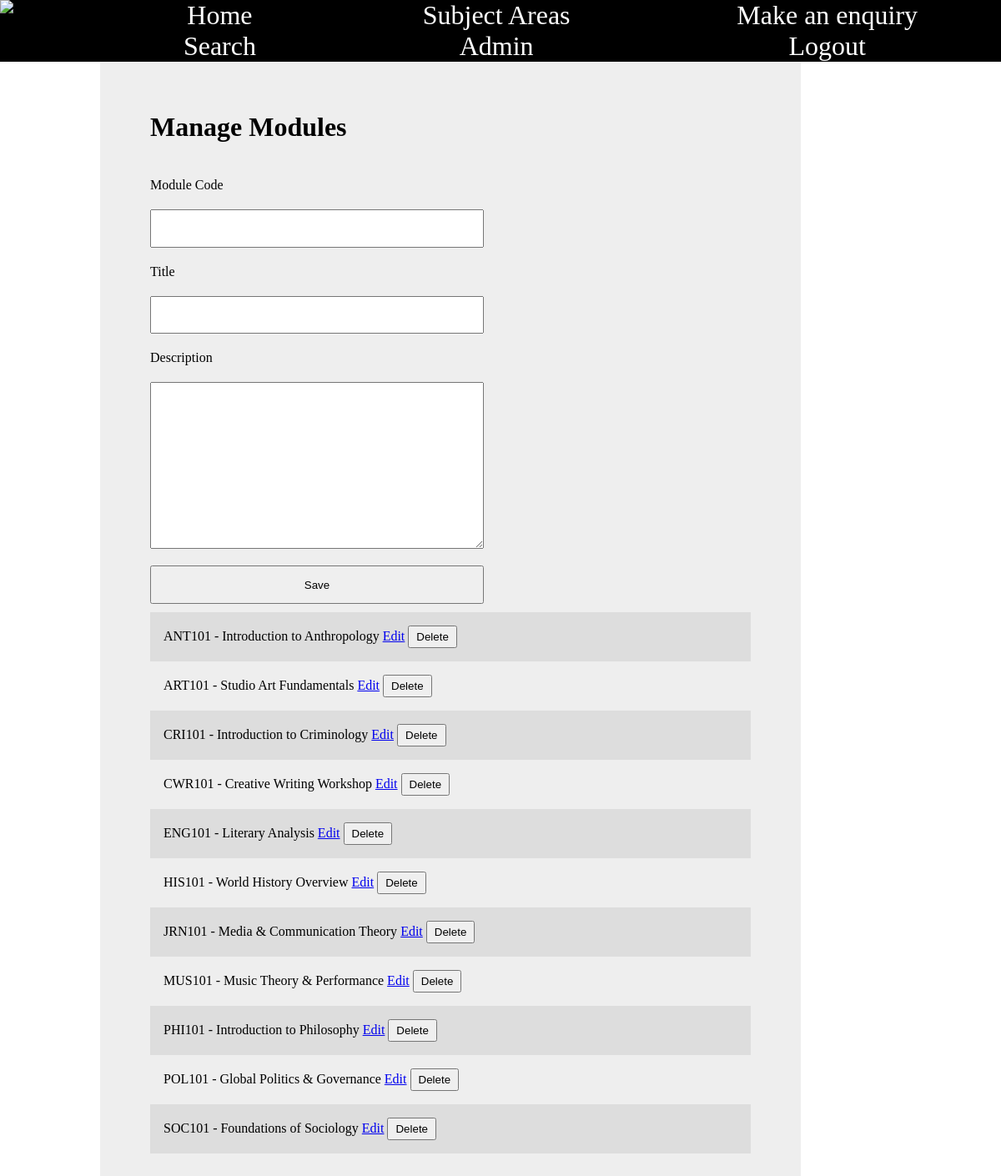
/default/public/admin/modules.php (signed in), run on the app's committed database.
### tables this page shows
CREATE TABLE `modules` (
  `module_id` int(10) unsigned NOT NULL AUTO_INCREMENT,
  `module_code` varchar(20) NOT NULL,
  `title` varchar(200) NOT NULL,
  `description` text NOT NULL,
  `course_id` int(10) unsigned NOT NULL,
  `created_at` datetime NOT NULL DEFAULT current_timestamp(),
  PRIMARY KEY (`module_id`),
  UNIQUE KEY `uq_modules_code` (`module_code`),
  KEY `fk_modules_course` (`course_id`),
  CONSTRAINT `fk_modules_course` FOREIGN KEY (`course_id`) REFERENCES `courses` (`course_id`) ON DELETE CASCADE
);

### default/public/admin/modules.php (the view, shortened to what this page needs)
<?php
require '../database.php';
$editId = isset($_GET['edit']) ? $_GET['edit'] : null;
$stmt = $pdo->query('SELECT * FROM modules ORDER BY module_code');
$modules = $stmt->fetchAll();
?>
<!doctype html>
<html>
    <head>
        <link rel="stylesheet" href="../uon.css" />
    </head>
    <body>
        <?php include '../navigation.php'; ?>
        <main>
            <h1>Manage Modules</h1>
            <form method="post">
                <label>Module Code</label>
                <input type="text" name="module_code" value="<?php echo $editId ? htmlspecialchars($editModule['module_code']) : ''; ?>" required />
                <label>Title</label>
                <input type="text" name="title" value="<?php echo $editId ? htmlspecialchars($editModule['title']) : ''; ?>" required />
                <label>Description</label>
                <textarea name="description" required><?php echo $editId ? htmlspecialchars($editModule['description']) : ''; ?></textarea>
                <input type="submit" value="Save" />
            </form>
            <ul>
                <?php foreach ($modules as $module): ?>
                    <li>
                        <?php echo htmlspecialchars($module['module_code'] . ' - ' . $module['title']); ?>
                        <a href="?edit=<?php echo $module['module_id']; ?>">Edit</a>
                        <form method="post" style="display:inline;">
                            <input type="submit" value="Delete" />
                        </form>
                    </li>
                <?php endforeach; ?>
            </ul>
        </main>
    </body>
</html>

### default/public/uon.css (style rules this page uses)
* { margin: 0; padding: 0; }
body { background-color: white; font-family: 'Oxygen-Regular'; display: grid; grid-template-columns: 10% 70% 20%; grid-template-rows: auto; grid-template-areas: "header header header" "img img aside" ". main aside" "footer footer footer"; }
main { min-height: 20vh; grid-area: main; padding: 5vw; background-color: #eee; }
h1 { font-weight: bold; margin-bottom: 1em; }
main ul { list-style-type: none; }
main ul li { padding: 1em }
main > ul > li:nth-child(odd) { background-color: #ddd }
form { display: block; max-width: 40em; width: 100%; }
form::after { content: ""; display: block; clear: both; }
form input, form select { padding: 1em; box-sizing: border-box; }
form textarea { height: 15em; padding: 1em; box-sizing: border-box; }
form input, form label, form select, form textarea { float: left; width: 100%; max-width: 30em; margin: 10px 0; }
form label { clear: left }
main ul form { display: inline; width: auto; }
main ul form input { float: none; width: auto; max-width: none; margin: 0; padding: 0.3em 0.6em; }

### data on the page
modules: module_code+title "ANT101 - Introduction to Anthropology"
modules: module_code+title "ART101 - Studio Art Fundamentals"
modules: module_code+title "CRI101 - Introduction to Criminology"
modules: module_code+title "CWR101 - Creative Writing Workshop"
modules: module_code+title "ENG101 - Literary Analysis"
modules: module_code+title "HIS101 - World History Overview"
modules: module_code+title "JRN101 - Media & Communication Theory"
modules: module_code+title "MUS101 - Music Theory & Performance"
modules: module_code+title "PHI101 - Introduction to Philosophy"
modules: module_code+title "POL101 - Global Politics & Governance"
modules: module_code+title "SOC101 - Foundations of Sociology"
